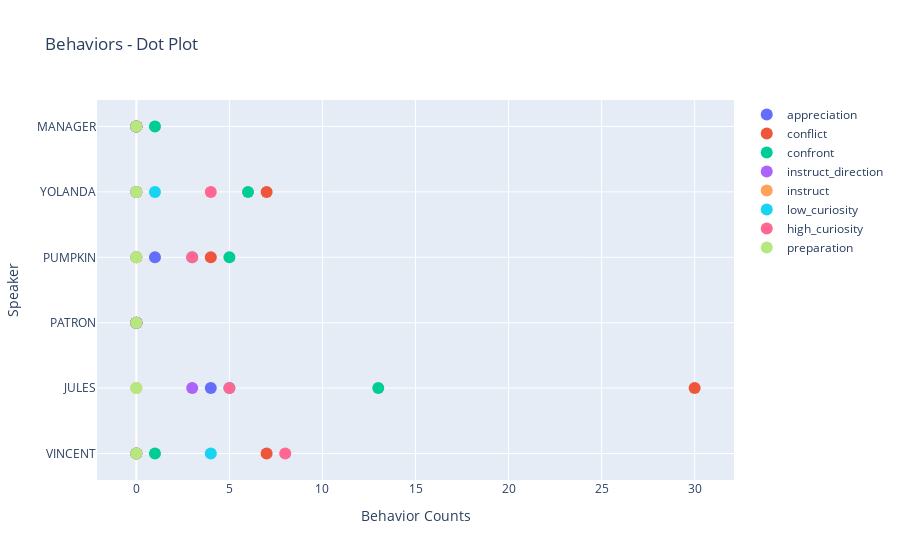

Notebook code cell kept with this figure:
### Code cell
import plotly.graph_objects as go

fig = go.Figure()

behaviors = [       'appreciation',
       'conflict',
       'confront',
       'instruct_direction',
       'instruct',
       'low_curiosity',
       'high_curiosity',
       'preparation',]

for b in behaviors:
    fig.add_trace(go.Scatter(
        x=df[b],
        y=df['Speaker'],
        marker=dict(size=12),
        mode="markers",
        name=b,
    ))





fig.update_layout(title="Behaviors - Dot Plot",
                  xaxis_title="Behavior Counts",
                  yaxis_title="Speaker")

fig.show()

### Figure 1 — Plotly figure (JSON) as saved in the notebook; plotly's stock layout.template omitted (floating-point values rounded to 4 significant figures)
{"data": [{"marker": {"size": 12}, "mode": "markers", "name": "appreciation", "type": "scatter", "x": [0, 4, 0, 1, 0, 0], "y": ["VINCENT", "JULES", "PATRON", "PUMPKIN", "YOLANDA", "MANAGER"]}, {"marker": {"size": 12}, "mode": "markers", "name": "conflict", "type": "scatter", "x": [7, 30, 0, 4, 7, 0], "y": ["VINCENT", "JULES", "PATRON", "PUMPKIN", "YOLANDA", "MANAGER"]}, {"marker": {"size": 12}, "mode": "markers", "name": "confront", "type": "scatter", "x": [1, 13, 0, 5, 6, 1], "y": ["VINCENT", "JULES", "PATRON", "PUMPKIN", "YOLANDA", "MANAGER"]}, {"marker": {"size": 12}, "mode": "markers", "name": "instruct_direction", "type": "scatter", "x": [0, 3, 0, 0, 0, 0], "y": ["VINCENT", "JULES", "PATRON", "PUMPKIN", "YOLANDA", "MANAGER"]}, {"marker": {"size": 12}, "mode": "markers", "name": "instruct", "type": "scatter", "x": [0, 0, 0, 0, 0, 0], "y": ["VINCENT", "JULES", "PATRON", "PUMPKIN", "YOLANDA", "MANAGER"]}, {"marker": {"size": 12}, "mode": "markers", "name": "low_curiosity", "type": "scatter", "x": [4, 5, 0, 3, 1, 0], "y": ["VINCENT", "JULES", "PATRON", "PUMPKIN", "YOLANDA", "MANAGER"]}, {"marker": {"size": 12}, "mode": "markers", "name": "high_curiosity", "type": "scatter", "x": [8, 5, 0, 3, 4, 0], "y": ["VINCENT", "JULES", "PATRON", "PUMPKIN", "YOLANDA", "MANAGER"]}, {"marker": {"size": 12}, "mode": "markers", "name": "preparation", "type": "scatter", "x": [0, 0, 0, 0, 0, 0], "y": ["VINCENT", "JULES", "PATRON", "PUMPKIN", "YOLANDA", "MANAGER"]}], "layout": {"autosize": true, "title": {"text": "Behaviors - Dot Plot"}, "xaxis": {"autorange": true, "range": [-2.004, 32.0], "title": {"text": "Behavior Counts"}, "type": "linear"}, "yaxis": {"autorange": true, "range": [-0.5612, 5.561], "title": {"text": "Speaker"}, "type": "category"}}}
